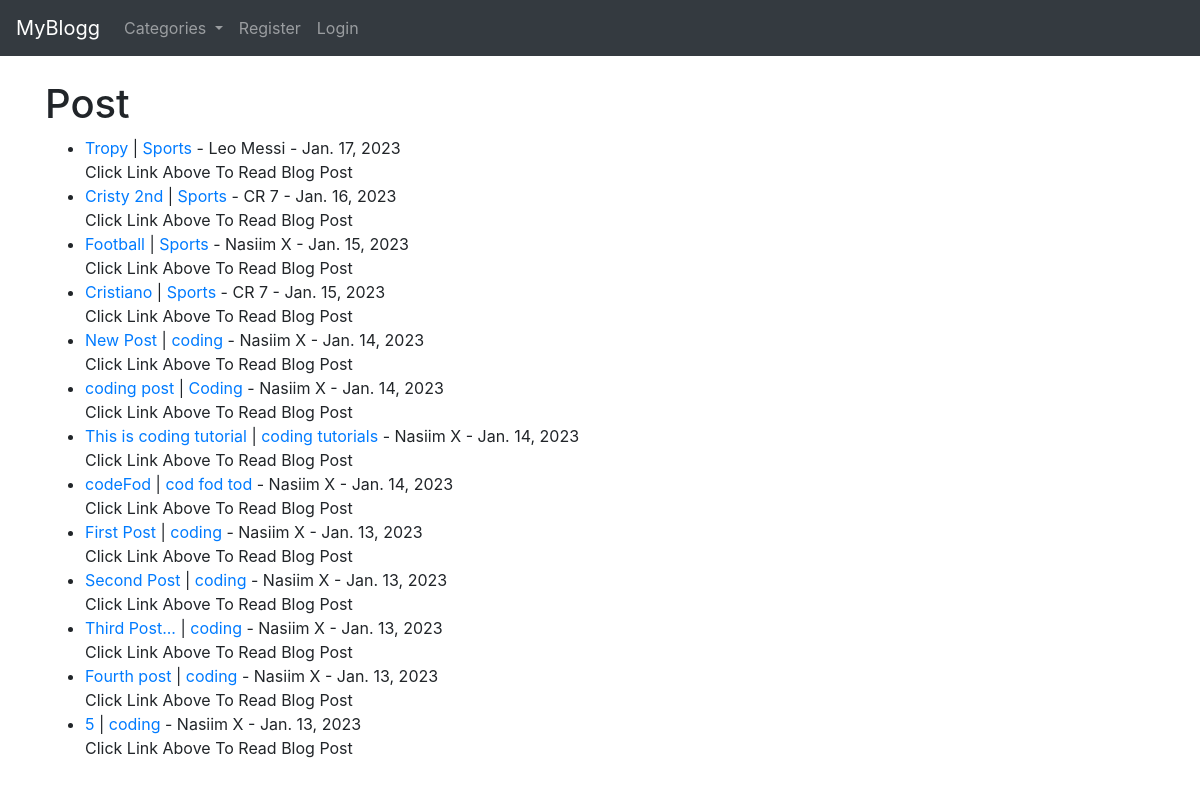
The app's page /, older data.
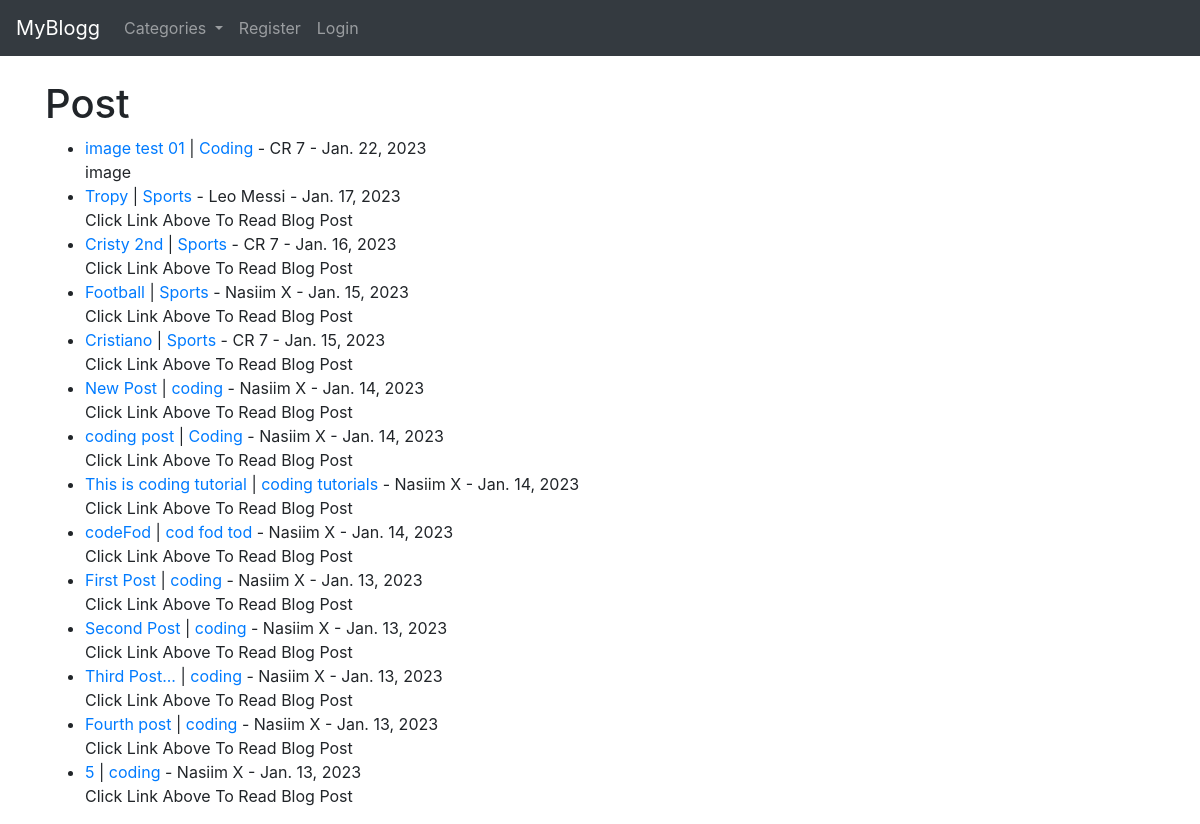
The same page, newer data.
### theblog/models.py (models this page shows, shortened)
class Post(models.Model):
    title = models.CharField(max_length=255)
    header_image = models.ImageField(null=True, blank=True, upload_to="images/")
    title_tag = models.CharField(max_length=255)
    author = models.ForeignKey(User, on_delete=models.CASCADE)
    body  = RichTextField(blank=True, null=True)
    post_date = models.DateField(auto_now_add=True)
    category = models.CharField(max_length=255, default='coding')
    snippet = models.CharField(max_length=255)
    likes = models.ManyToManyField(User, related_name='blog_post')

### theblog/views.py (the view)
# urls.py: path('', HomeView.as_view(), name="home"),
class HomeView(ListView):
    model = Post
    template_name = 'home.html'
    ordering = ['-post_date']
    def get_context_data(self, *args, **kwarks):
        cat_menu = Category.objects.all()
        context = super(HomeView, self).get_context_data(*args, **kwarks)
        context["cat_menu"] = cat_menu
        return context

### theblog/models.py (called while the page is built)
    def __str__(self):
        return self.name

### theblog/templates/home.html (shortened to what this page needs)
{% extends 'base.html' %}
{% block content %}
<h1>Post</h1>
<ul>
{% for post in object_list %}
    <li><a href="{% url 'article-detail' post.pk %}">{{ post.title }}</a>
        | <a href="{% url 'category' post.category|slugify %}">{{ post.category }}</a>
        - {{ post.author.first_name }} {{ post.author.last_name }} -
        {{ post.post_date }}
    {{ post.snippet }} </li>
{% endfor %}
</ul>
{% endblock %}

### theblog/templates/base.html (shortened to what this page needs)
<!doctype html>
<html lang="en">
  <head>
    <link rel="stylesheet" href="https://cdn.jsdelivr.net/npm/bootstrap@4.6.2/dist/css/bootstrap.min.css">
  </head>
  <body>
    <nav class="navbar navbar-expand-lg navbar-dark bg-dark">
        <a class="navbar-brand" href="{% url 'home' %}">MyBlogg</a>
        <div class="collapse navbar-collapse" id="navbarSupportedContent">
          <ul class="navbar-nav mr-auto">
            {% if cat_menu %}
            <li class="nav-item dropdown">
              <a class="nav-link dropdown-toggle" href="#" role="button" data-toggle="dropdown" aria-expanded="false">
                Categories
              </a>
            </li>
            {% else %}
            <li class="nav-item">
              <a class="nav-link" href="{% url 'category-list' %}">Categories</a>
            </li>
            {% endif %}
            {% if user.is_authenticated %}
              <li class="nav-item">
                <a class="nav-link" href="{% url 'add_post' %}">Add Post</a>
              </li>
              <li class="nav-item">
                <a class="nav-link" href="{% url 'add_category' %}">Add Category</a>
              </li>
              <li class="nav-item">
                <a class="nav-link" href="{% url 'edit_profile' %}">Edit Profile </a>
              </li>
              <li class="nav-item">
                <a class="nav-link" href="{% url 'logout' %}">Logout </a>
              </li>
            {% else %}
              <li class="nav-item">
                <a class="nav-link" href="{% url 'register' %}">Register </a>
              </li>
              <li class="nav-item">
                <a class="nav-link" href="{% url 'login' %}">Login </a>
              </li>
            {% endif %}
          </ul>
        </div>
      </nav>
    <br/>
    <div class="container">
        {% block content %}
        {% endblock %}
    </div>
  </body>
</html>

Row changes from the older to the newer data that the page shows:
added Post: title "image test 01", category "Coding", author.first_name "CR", author.last_name "7", post_date "Jan. 22, 2023", snippet "image"
